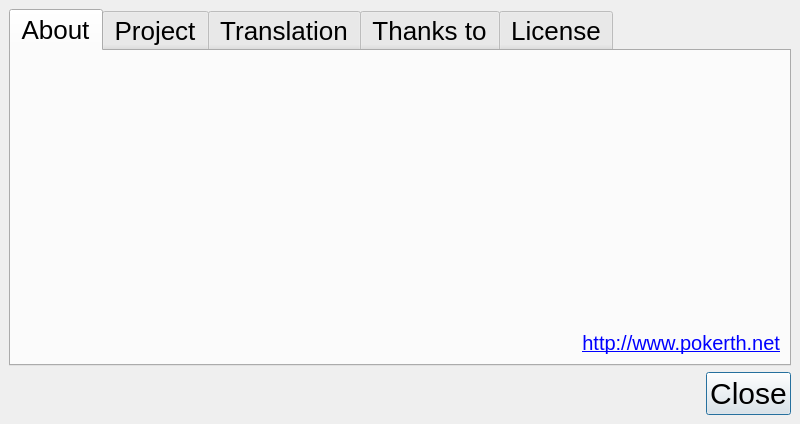
<?xml version="1.0" encoding="UTF-8"?>
<ui version="4.0">
 <author>Felix Hammer</author>
 <class>aboutPokerth</class>
 <widget class="QDialog" name="aboutPokerth">
  <property name="geometry">
   <rect>
    <x>0</x>
    <y>0</y>
    <width>800</width>
    <height>424</height>
   </rect>
  </property>
  <property name="sizePolicy">
   <sizepolicy hsizetype="MinimumExpanding" vsizetype="MinimumExpanding">
    <horstretch>0</horstretch>
    <verstretch>0</verstretch>
   </sizepolicy>
  </property>
  <property name="minimumSize">
   <size>
    <width>800</width>
    <height>424</height>
   </size>
  </property>
  <layout class="QGridLayout">
   <property name="margin">
    <number>9</number>
   </property>
   <property name="spacing">
    <number>6</number>
   </property>
   <item row="0" column="0">
    <widget class="QTabWidget" name="tabWidget">
     <property name="minimumSize">
      <size>
       <width>0</width>
       <height>0</height>
      </size>
     </property>
     <property name="maximumSize">
      <size>
       <width>16777215</width>
       <height>16777215</height>
      </size>
     </property>
     <property name="styleSheet">
      <string notr="true">QObject {font: 26px rgb(0, 0, 0);}</string>
     </property>
     <property name="currentIndex">
      <number>0</number>
     </property>
     <widget class="QWidget" name="tab">
      <attribute name="title">
       <string>About</string>
      </attribute>
      <layout class="QGridLayout">
       <item row="0" column="0">
        <widget class="QLabel" name="label_pokerthVersion"/>
       </item>
       <item row="0" column="1" rowspan="2">
        <widget class="QLabel" name="label_logo">
         <property name="pixmap">
          <pixmap resource="../resources/pokerth.qrc">:/gfx/logoChip3D.png</pixmap>
         </property>
        </widget>
       </item>
       <item row="1" column="0" rowspan="2">
        <widget class="QLabel" name="label_infotext">
         <property name="enabled">
          <bool>true</bool>
         </property>
         <property name="sizePolicy">
          <sizepolicy hsizetype="MinimumExpanding" vsizetype="Preferred">
           <horstretch>0</horstretch>
           <verstretch>0</verstretch>
          </sizepolicy>
         </property>
         <property name="styleSheet">
          <string notr="true">QObject {font-size: 22px; font-color: rgb(0, 0, 0)}</string>
         </property>
         <property name="text">
          <string notr="true"/>
         </property>
         <property name="alignment">
          <set>Qt::AlignLeading|Qt::AlignLeft|Qt::AlignTop</set>
         </property>
         <property name="openExternalLinks">
          <bool>true</bool>
         </property>
        </widget>
       </item>
       <item row="3" column="0">
        <spacer>
         <property name="orientation">
          <enum>Qt::Vertical</enum>
         </property>
         <property name="sizeHint" stdset="0">
          <size>
           <width>20</width>
           <height>91</height>
          </size>
         </property>
        </spacer>
       </item>
       <item row="4" column="0" colspan="2">
        <widget class="QLabel" name="label_3">
         <property name="styleSheet">
          <string notr="true">QLabel {font-size: 20px}</string>
         </property>
         <property name="text">
          <string>&lt;a href=&quot;http://www.pokerth.net&quot; target=&quot;_blank&quot;&gt;http://www.pokerth.net&lt;a&gt;</string>
         </property>
         <property name="alignment">
          <set>Qt::AlignRight|Qt::AlignTrailing|Qt::AlignVCenter</set>
         </property>
         <property name="openExternalLinks">
          <bool>true</bool>
         </property>
        </widget>
       </item>
       <item row="2" column="1" rowspan="2">
        <spacer>
         <property name="orientation">
          <enum>Qt::Vertical</enum>
         </property>
         <property name="sizeHint" stdset="0">
          <size>
           <width>20</width>
           <height>100</height>
          </size>
         </property>
        </spacer>
       </item>
      </layout>
     </widget>
     <widget class="QWidget" name="tab_2">
      <attribute name="title">
       <string>Project</string>
      </attribute>
      <layout class="QGridLayout">
       <property name="margin">
        <number>9</number>
       </property>
       <property name="spacing">
        <number>6</number>
       </property>
       <item row="0" column="0">
        <widget class="QTextBrowser" name="textBrowser_2">
         <property name="lineWrapMode">
          <enum>QTextEdit::NoWrap</enum>
         </property>
         <property name="html">
          <string>&lt;!DOCTYPE HTML PUBLIC &quot;-//W3C//DTD HTML 4.0//EN&quot; &quot;http://www.w3.org/TR/REC-html40/strict.dtd&quot;&gt;
&lt;html&gt;&lt;head&gt;&lt;meta name=&quot;qrichtext&quot; content=&quot;1&quot; /&gt;&lt;style type=&quot;text/css&quot;&gt;
p, li { white-space: pre-wrap; }
&lt;/style&gt;&lt;/head&gt;&lt;body style=&quot; font-family:'Nimbus Sans L'; font-weight:400; font-style:normal;&quot;&gt;
&lt;p style=&quot;-qt-paragraph-type:empty; margin-top:0px; margin-bottom:0px; margin-left:0px; margin-right:0px; -qt-block-indent:0; text-indent:0px;&quot;&gt;&lt;/p&gt;&lt;/body&gt;&lt;/html&gt;</string>
         </property>
         <property name="openExternalLinks">
          <bool>true</bool>
         </property>
        </widget>
       </item>
      </layout>
     </widget>
     <widget class="QWidget" name="tab_5">
      <attribute name="title">
       <string>Translation</string>
      </attribute>
      <layout class="QGridLayout">
       <property name="margin">
        <number>9</number>
       </property>
       <property name="spacing">
        <number>6</number>
       </property>
       <item row="0" column="0">
        <widget class="QTextBrowser" name="textBrowser_4">
         <property name="html">
          <string>&lt;!DOCTYPE HTML PUBLIC &quot;-//W3C//DTD HTML 4.0//EN&quot; &quot;http://www.w3.org/TR/REC-html40/strict.dtd&quot;&gt;
&lt;html&gt;&lt;head&gt;&lt;meta name=&quot;qrichtext&quot; content=&quot;1&quot; /&gt;&lt;style type=&quot;text/css&quot;&gt;
p, li { white-space: pre-wrap; }
&lt;/style&gt;&lt;/head&gt;&lt;body style=&quot; font-family:'Nimbus Sans L'; font-weight:400; font-style:normal;&quot;&gt;
&lt;table border=&quot;0&quot; style=&quot;-qt-table-type: root; margin-top:4px; margin-bottom:4px; margin-left:4px; margin-right:4px;&quot;&gt;
&lt;tr&gt;
&lt;td style=&quot;border: none;&quot;&gt;
&lt;p style=&quot;-qt-paragraph-type:empty; margin-top:0px; margin-bottom:0px; margin-left:0px; margin-right:0px; -qt-block-indent:0; text-indent:0px;&quot;&gt;&lt;/p&gt;
&lt;p style=&quot;-qt-paragraph-type:empty; margin-top:0px; margin-bottom:0px; margin-left:0px; margin-right:0px; -qt-block-indent:0; text-indent:0px;&quot;&gt;&lt;/p&gt;
&lt;p style=&quot;-qt-paragraph-type:empty; margin-top:0px; margin-bottom:0px; margin-left:0px; margin-right:0px; -qt-block-indent:0; text-indent:0px;&quot;&gt;&lt;/p&gt;
&lt;p style=&quot; margin-top:0px; margin-bottom:0px; margin-left:0px; margin-right:0px; -qt-block-indent:0; text-indent:0px;&quot;&gt;&lt;br /&gt;&lt;/p&gt;
&lt;p style=&quot;-qt-paragraph-type:empty; margin-top:0px; margin-bottom:0px; margin-left:0px; margin-right:0px; -qt-block-indent:0; text-indent:0px;&quot;&gt;&lt;/p&gt;
&lt;p style=&quot; margin-top:0px; margin-bottom:0px; margin-left:0px; margin-right:0px; -qt-block-indent:0; text-indent:0px;&quot;&gt;&lt;br /&gt;&lt;/p&gt;
&lt;p style=&quot;-qt-paragraph-type:empty; margin-top:0px; margin-bottom:0px; margin-left:0px; margin-right:0px; -qt-block-indent:0; text-indent:0px;&quot;&gt;&lt;/p&gt;
&lt;p style=&quot; margin-top:0px; margin-bottom:0px; margin-left:0px; margin-right:0px; -qt-block-indent:0; text-indent:0px;&quot;&gt;&lt;br /&gt;&lt;/p&gt;
&lt;p style=&quot;-qt-paragraph-type:empty; margin-top:0px; margin-bottom:0px; margin-left:0px; margin-right:0px; -qt-block-indent:0; text-indent:0px;&quot;&gt;&lt;/p&gt;
&lt;p style=&quot; margin-top:0px; margin-bottom:0px; margin-left:0px; margin-right:0px; -qt-block-indent:0; text-indent:0px;&quot;&gt;&lt;br /&gt;&lt;/p&gt;
&lt;p style=&quot;-qt-paragraph-type:empty; margin-top:0px; margin-bottom:0px; margin-left:0px; margin-right:0px; -qt-block-indent:0; text-indent:0px; font-family:'Sans Serif';&quot;&gt;&lt;/p&gt;
&lt;p style=&quot; margin-top:0px; margin-bottom:0px; margin-left:0px; margin-right:0px; -qt-block-indent:0; text-indent:0px;&quot;&gt;&lt;span style=&quot; font-family:'Sans Serif';&quot;&gt;&lt;br /&gt;&lt;/span&gt;&lt;/p&gt;
&lt;p style=&quot;-qt-paragraph-type:empty; margin-top:0px; margin-bottom:0px; margin-left:0px; margin-right:0px; -qt-block-indent:0; text-indent:0px; font-family:'Sans Serif';&quot;&gt;&lt;/p&gt;
&lt;p style=&quot; margin-top:0px; margin-bottom:0px; margin-left:0px; margin-right:0px; -qt-block-indent:0; text-indent:0px;&quot;&gt;&lt;span style=&quot; font-family:'Sans Serif';&quot;&gt;&lt;br /&gt;&lt;/span&gt;&lt;/p&gt;
&lt;p style=&quot;-qt-paragraph-type:empty; margin-top:0px; margin-bottom:0px; margin-left:0px; margin-right:0px; -qt-block-indent:0; text-indent:0px; font-family:'Sans Serif';&quot;&gt;&lt;/p&gt;
&lt;p style=&quot; margin-top:0px; margin-bottom:0px; margin-left:0px; margin-right:0px; -qt-block-indent:0; text-indent:0px;&quot;&gt;&lt;span style=&quot; font-family:'Sans Serif';&quot;&gt;&lt;br /&gt;&lt;/span&gt;&lt;/p&gt;&lt;/td&gt;&lt;/tr&gt;&lt;/table&gt;&lt;/body&gt;&lt;/html&gt;</string>
         </property>
         <property name="openExternalLinks">
          <bool>true</bool>
         </property>
        </widget>
       </item>
      </layout>
     </widget>
     <widget class="QWidget" name="tab_4">
      <attribute name="title">
       <string>Thanks to</string>
      </attribute>
      <layout class="QGridLayout">
       <property name="margin">
        <number>9</number>
       </property>
       <property name="spacing">
        <number>6</number>
       </property>
       <item row="0" column="0">
        <widget class="QTextBrowser" name="textBrowser_3">
         <property name="html">
          <string>&lt;!DOCTYPE HTML PUBLIC &quot;-//W3C//DTD HTML 4.0//EN&quot; &quot;http://www.w3.org/TR/REC-html40/strict.dtd&quot;&gt;
&lt;html&gt;&lt;head&gt;&lt;meta name=&quot;qrichtext&quot; content=&quot;1&quot; /&gt;&lt;style type=&quot;text/css&quot;&gt;
p, li { white-space: pre-wrap; }
&lt;/style&gt;&lt;/head&gt;&lt;body style=&quot; font-family:'Nimbus Sans L'; font-weight:400; font-style:normal;&quot;&gt;
&lt;p style=&quot;-qt-paragraph-type:empty; margin-top:0px; margin-bottom:0px; margin-left:0px; margin-right:0px; -qt-block-indent:0; text-indent:0px;&quot;&gt;&lt;/p&gt;&lt;/body&gt;&lt;/html&gt;</string>
         </property>
         <property name="openExternalLinks">
          <bool>true</bool>
         </property>
        </widget>
       </item>
      </layout>
     </widget>
     <widget class="QWidget" name="tab_3">
      <attribute name="title">
       <string>License</string>
      </attribute>
      <layout class="QGridLayout">
       <property name="margin">
        <number>9</number>
       </property>
       <property name="spacing">
        <number>6</number>
       </property>
       <item row="0" column="0">
        <widget class="QTextBrowser" name="textBrowser_licence">
         <property name="autoFillBackground">
          <bool>true</bool>
         </property>
         <property name="openLinks">
          <bool>false</bool>
         </property>
        </widget>
       </item>
      </layout>
     </widget>
    </widget>
   </item>
   <item row="1" column="0">
    <widget class="QDialogButtonBox" name="buttonBox">
     <property name="styleSheet">
      <string notr="true">QObject {font-size: 30px}</string>
     </property>
     <property name="standardButtons">
      <set>QDialogButtonBox::Close</set>
     </property>
    </widget>
   </item>
  </layout>
 </widget>
 <resources>
  <include location="../resources/pokerth.qrc"/>
 </resources>
 <connections>
  <connection>
   <sender>buttonBox</sender>
   <signal>accepted()</signal>
   <receiver>aboutPokerth</receiver>
   <slot>accept()</slot>
   <hints>
    <hint type="sourcelabel">
     <x>735</x>
     <y>396</y>
    </hint>
    <hint type="destinationlabel">
     <x>-5</x>
     <y>370</y>
    </hint>
   </hints>
  </connection>
  <connection>
   <sender>buttonBox</sender>
   <signal>rejected()</signal>
   <receiver>aboutPokerth</receiver>
   <slot>reject()</slot>
   <hints>
    <hint type="sourcelabel">
     <x>670</x>
     <y>412</y>
    </hint>
    <hint type="destinationlabel">
     <x>4</x>
     <y>68</y>
    </hint>
   </hints>
  </connection>
 </connections>
</ui>
